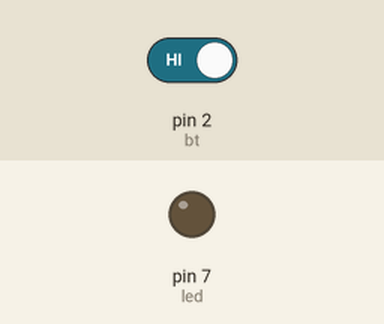
This sketch was run on a simulated Arduino Uno, built with avr-gcc and run on an emulated ATmega328P. On the bench: output pins drawn as LEDs (lit = HIGH). Inputs (shaded band) come from the test bench; at power-on: pin 2 (bt) HIGH.

Above: at 1.4 s.
1.5 s: pin 2 (bt) driven LOW
At 1.9 s:
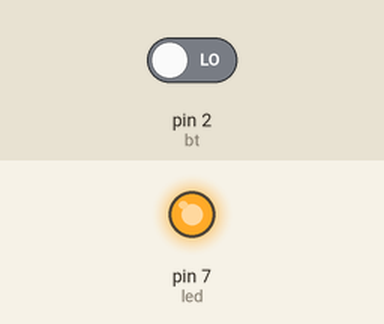
3.0 s: pin 2 (bt) driven HIGH
At 4.2 s:
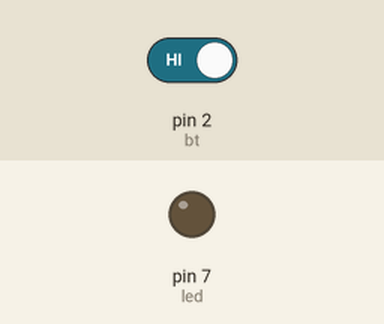
Timing chart, 0 to 6.0 s (numbered marks = the images above; inputs shaded):
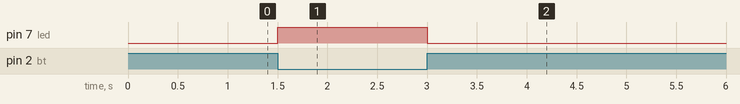

Measured:
- after the input at 1.5 s, pin 7 (led): LOW → HIGH at once
- after the input at 3.0 s, pin 7 (led): HIGH → LOW at once

The sketch:

touch.ino
```cpp
const int bt =2;
const int led = 7;
int bts=0;
void setup() {
pinMode(led,OUTPUT);
pinMode(bt,INPUT);
}

void loop() {
bts=digitalRead(bt);
if(bts==LOW){
  digitalWrite(led,HIGH);
  delay(300);
  }else if(bts==HIGH){digitalWrite(led,LOW);
  delay(300);
  }
}
```
